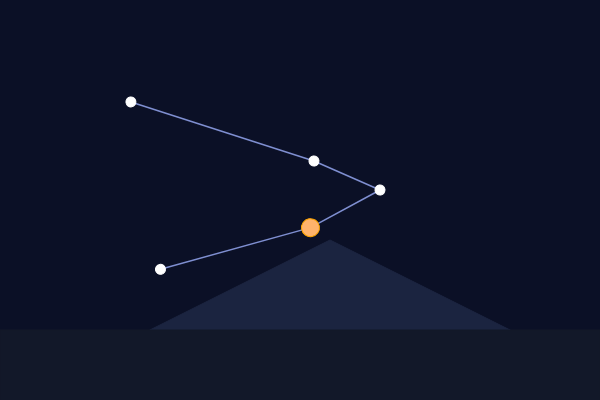
Frame 1 (no input)
Frame 60 (no input): identical to frame 1, image omitted
Frame 120 (the mouse pressed at the canvas centre since frame 60): identical to frame 1, image omitted

The p5.js sketch that drew this single still picture (run headless with seeded random() and noise() and a simulated clock; from frame 60 on, the mouse is pressed at the canvas centre):

// p5.js sketch
// ── sketch.js
let canvasWidth = 600;
let canvasHeight = 400;

let skyColor = '#0b1026';
let starColor = '#ffffff';
let bigStarColor = '#ffb36b';
let lineColor = '#7f8fd1';
let groundColor = '#121829';
let mountainColor = '#1b2440';

let groupX = 380;
let groupY = 190;
let groupAngle = -10;

let starSize = 10;
let bigStarSize = 18;

let star1X = 0;     let star1Y = 0;
let star2X = -60;   let star2Y = -40;
let star3X = -230;  let star3Y = -130;
let star4X = -230;  let star4Y = 40;
let bigStarX = -75; let bigStarY = 25;

let groundY = 330;

function setup() {
  createCanvas(canvasWidth, canvasHeight);
  angleMode(DEGREES);
}

function draw() {
  background(skyColor);

  push();
  translate(groupX, groupY);
  rotate(groupAngle);

  fill(lineColor);
  stroke(lineColor);
  strokeWeight(1.5);
  line(star1X, star1Y, star2X, star2Y);
  line(star2X, star2Y, star3X, star3Y);
  line(star1X, star1Y, bigStarX, bigStarY);
  line(bigStarX, bigStarY, star4X, star4Y);

  fill(starColor);
  stroke('white');
  strokeWeight(1);
  ellipse(star1X, star1Y, starSize, starSize);
  ellipse(star2X, star2Y, starSize, starSize);
  ellipse(star3X, star3Y, starSize, starSize);
  ellipse(star4X, star4Y, starSize, starSize);

  fill(bigStarColor);
  stroke('orange');
  ellipse(bigStarX, bigStarY, bigStarSize, bigStarSize);
  pop();

  fill(mountainColor);
  stroke(mountainColor);
  triangle(150, groundY, 330, 240, 510, groundY);

  fill(groundColor);
  stroke(groundColor);
  rect(0, groundY, canvasWidth, canvasHeight - groundY);
}
